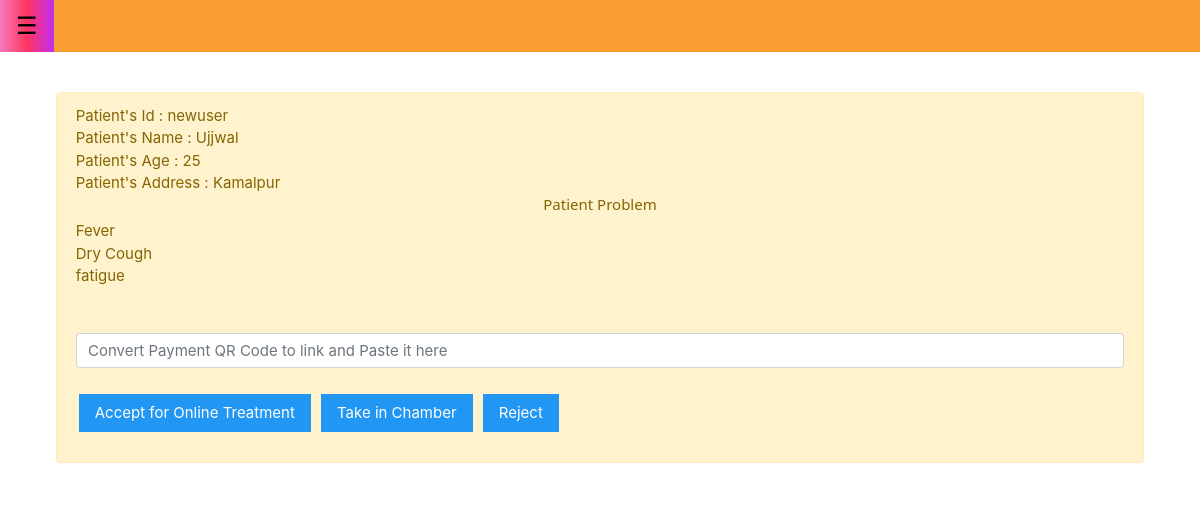
Screenshot of /notification (signed in) with the database file from the repository.
### accounts/models.py (models this page shows)
class problems(models.Model):
    username=models.CharField(max_length=500, blank=True)
    patient_name=models.CharField(max_length=500, blank=True)
    age=models.CharField(max_length=2, blank=True)
    Address=models.CharField(max_length=500, blank=True)
    fever=models.BooleanField(default=False)
    dry_cough=models.BooleanField(default=False)
    fatigue=models.BooleanField(default=False)
    sputum_production=models.BooleanField(default=False)
    shortness_of_breath=models.BooleanField(default=False)
    mussle_or_joint_pain=models.BooleanField(default=False)
    sore_throat=models.BooleanField(default=False)
    headache=models.BooleanField(default=False)
    chills=models.BooleanField(default=False)
    nausea_or_vomiting=models.BooleanField(default=False)
    nasal_congestion=models.BooleanField(default=False)
    diarrhoea=models.BooleanField(default=False)
    others=models.CharField(max_length=500, blank=True )
    File = models.FileField(upload_to='documents/',null=True,blank=True)
    sendid=models.CharField(max_length=500, blank=True)
    Payment_Proof=models.FileField(upload_to='payments/',null=True, blank=True)

### accounts/views.py (the view)
# urls.py: path('notification', views.notification, name='notification'),
def notification(request):
    if request.method == 'POST':
        patient_id = request.POST['patient_id']
        doctor_id = request.POST['doctor_id']
        abc = request.POST['abc']
        response = request.POST['response']
        myresponse = doctorresponse.objects.create(patient_id=patient_id,doctor_id=doctor_id,abc=abc,response=response)
        myresponse.save()
        context = {
        'notifications': problems.objects.all(),
        'some':doctorresponse.objects.all(),
        }
        return render(request, "notification.html", context)
    else:
        context = {
        'notifications': problems.objects.all(),
        'some':doctorresponse.objects.all(),
        }
        return render(request, "notification.html", context)

### Templates/notification.html (shortened to what this page needs)
{% extends "home.html" %}
{% block content %}
{% for i in notifications reversed%}
{% if i.sendid == user.get_username %}
{% if i.Payment_Proof %}
<div class="alert alert-primary" role="alert">
 Patient's Id : {{i.username}} <br>
 Patient's Name : {{i.patient_name}}<br>
 Patient's Age : {{i.age}} <br>
 Patient's Address : {{i.Address}} <br>
 <h6 class="w3-center"> Patient Problem </h6>
{% if i.fever %} Fever <br>{% endif %}
{% if i.dry_cough %} Dry Cough <br>{% endif %}
{% if i.fatigue %} fatigue <br>{% endif %}
{% if i.sputum_production %} sputum_production <br>{% endif %}
{% if i.shortness_of_breath %} shortness_of_breath <br>{% endif %}
{% if i.mussle_or_joint_pain %} mussle_or_joint_pain <br>{% endif %}
{% if i.mussle_or_joint_pain %} mussle_or_joint_pain <br>{% endif %}
{% if i.headache %} headache <br>{% endif %}
{% if i.chills %} chills <br>{% endif %}
{% if i.nausea_or_vomiting %} nausea_or_vomiting <br>{% endif %}
{% if i.nasal_congestion %} nasal_congestion <br>{% endif %}
{% if i.diarrhoea %} diarrhoea <br>{% endif %}
{% if i.others %} others <br>{% endif %}
{% if i.File %} <br> <a class="w3-button w3-center w3-green" href="/media/{{i.File}}"> Attatched Docunment </a> <br>{% endif %}
{% if i.Payment_Proof %} <br> <a class="w3-button w3-center w3-green" href="/media/{{i.Payment_Proof}}"> Payment Proof </a> <br>{% endif %}
<div class="form-group">
<form action="notification" method="post">
{% csrf_token %}
  <input type="text" id="id_patient_id" name="patient_id" value="{{i.username}}" hidden><br>
  <input type="text" id="id_doctor_id" name="doctor_id" value="{{user.get_username}}" hidden><br>
  <input type="text" class="form-control" id="id_messages" name="abc" placeholder=" Write his/her prescription "><br>
<input type="submit" class="pw w3-blue w3-button" name="response" value="Send"></button>
</form>
<style>
.pw{
    margin:3px;
}
</style>
</div></div>
{% else %}
<div class="alert alert-warning" role="alert">
 Patient's Id : {{i.username}} <br>
 Patient's Name : {{i.patient_name}}<br>
 Patient's Age : {{i.age}} <br>
 Patient's Address : {{i.Address}} <br>
 <h6 class="w3-center"> Patient Problem </h6>
{% if i.fever %} Fever <br>{% endif %}
{% if i.dry_cough %} Dry Cough <br>{% endif %}
{% if i.fatigue %} fatigue <br>{% endif %}
<div class="form-group">
<form action="notification" method="post">
  <input type="text" id="id_patient_id" name="patient_id" value="{{i.username}}" hidden><br>
  <input type="text" id="id_doctor_id" name="doctor_id" value="{{user.get_username}}" hidden><br>
  <input type="text" class="form-control" id="id_messages" name="abc" placeholder="Convert Payment QR Code to link and Paste it here "><br>
<input type="submit" class="pw w3-blue w3-button" name="response" value="Accept for Online Treatment"></button>
<input type="submit" class="pw w3-blue w3-button" name="response" value="Take in Chamber"></button>
<input type="submit" class="pw w3-blue w3-button" name="response" value="Reject"></button>
</form>
</div></div>
{% endif %}
{% endif %}
{% endfor %}
   {% endblock content %}

### static/css/style2.css (style rules this page uses)
html { box-sizing:border-box }
*,*:before,*:after { box-sizing:inherit }
html { -ms-text-size-adjust:100%;-webkit-text-size-adjust:100% }
button,input,select,textarea,optgroup { font:inherit;margin:0 }
button,input { overflow:visible }
button,[type=button],[type=reset],[type=submit] { -webkit-appearance:button }
html,body { font-family:Verdana,sans-serif;font-size:15px;line-height:1.5 }
html { overflow-x:hidden }
h6 { font-size:16px }
h1,h2,h3,h4,h5,h6 { font-family:"Segoe UI",Arial,sans-serif;font-weight:400;margin:10px 0 }
.w3-btn,.w3-button { border:none;display:inline-block;padding:8px 16px;vertical-align:middle;overflow:hidden;text-decoration:none;color:inherit;background-color:inherit;text-align:center;cursor:pointer;white-space:nowrap }
.w3-btn,.w3-button { -webkit-touch-callout:none;-webkit-user-select:none;-khtml-user-select:none;-moz-user-select:none;-ms-user-select:none;user-select:none }
.w3-center { text-align:center!important }
.w3-blue,.w3-hover-blue:hover { color:#fff!important;background-color:#2196F3!important }

### Templates/notification.html (style rules this page uses)
.pw { margin:3px; }

### rows the page displays
problems: username "newuser", patient_name "Ujjwal", age "25", Address "Kamalpur", fever "Fever", dry_cough "Dry Cough", fatigue "fatigue"
